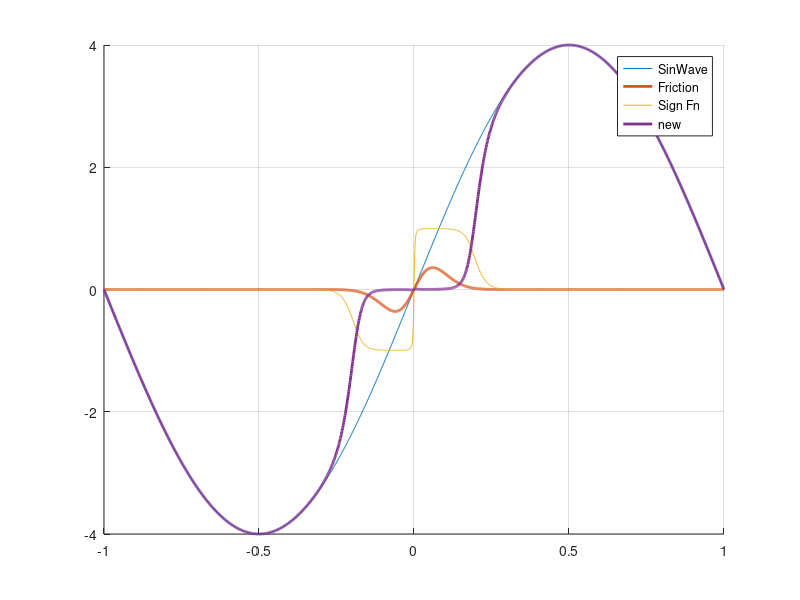

Here is the MATLAB script that generated this plot: (Note: this script raises an error after producing the figure.)

% cutoff at 1 amp going "forward" and 0.8 going "backward"
v = linspace(-1,1,2000);
vc = 0.1; % half of the input for cutoff
a1 = 1.0;
b1 = 0.0; % settling value of friction
a2 = 0.01;
a3 = 0.001;

alpha0 = 0.00001;
alpha1 = 0.1;
alpha2 = 1;
% 
% vc = 0.001;
% a1 = 0.01;
% b1 = 0.001;
% a2 = 0.0001;
% R1 + R2.*exp(-R3.*abs(Ia)) + R4.*exp(-R5.*abs(Ia).^2);


sinwave = 4*sin(2*pi*0.5*v);
signv = v./sqrt(a2+v.^2);

Fs = exp(-((v./vc).^2));
Fc = (b1.*v)./(sqrt(a1 + v.^2));

Ft = Fs + Fc;

Tf = alpha0.*signv + alpha1.*exp(-alpha2.*signv.*v).*signv;
Fn = Fs.*signv + Fc;
signFn = Fn./sqrt(a3+Fn.^2);
new = sinwave - sqrt(signFn.^2).*sinwave;

figure(2); clf; hold on;
% plot(v,Fs,'DisplayName','Stribeck'); hold on;
% plot(v,Fc,'DisplayName','Coulomb');
% plot(v,Ft,'DisplayName','Total','LineWidth',2);
% plot(v,-Ft,'DisplayName','-ve Total','LineWidth',2);

% subplot(2,1,2);

plot(v,sinwave,'DisplayName','SinWave'); hold on;
plot(v,Fn,'DisplayName','Friction','linewidth',2);
% plot(v,sinwave-Fn,'linewidth',2,'DisplayName','Sinwave - friction');
% plot(v,signv,'DisplayName','Sign V');
plot(v,signFn,'DisplayName','Sign Fn');
plot(v,new,'DisplayName','new','linewidth',2);
% plot(v,Tf,'DisplayName','NewModel');
% plot(v,sinwave-Tf,'DisplayName','Sinwave - new friction');
grid on;
legend;




%%
% Load data
type = "sinWave";
filename = sprintf("%s_data.mat",type);
data = importdata(filename);

time    = data(:,1);
enc     = data(:,2);
pos     = data(:,3);
vel     = data(:,4);
V       = data(:,5);
current = data(:,6);

k = find(V<0);
current(k) = current(k)*-1;
Ia = current;
w = vel;
% Friction function coefficients
Va_cutoff = 1; % half the cutoff input
a1 = 1.0;
b1 = 0.0; % settling value of friction
a2 = 0.01;
a3 = 0.0001;

% Friction functions
Fs = exp(-((V./Va_cutoff).^2));
% Fc = (b1.*V)./(sqrt(a1 + V.^2));

signV = V./sqrt(a2+V.^2);
% Fn = Fs.*signV + Fc;
Fn = Fs.*signV;

signFn = Fn./sqrt(a2+Fn.^2);

% Model
signW = w./sqrt(a2+w.^2);
% corrected = w - (sqrt(signFn.^2).*-(w.*signW);
% corrected = w - signFn.*w;
this = 1.*signFn.*(1-sqrt(signW.^2));

signMe = this./sqrt(a2 + this.^2);

figure(4); clf; hold on;
% plot(time,current,'DisplayName','Current'); hold on;
% plot(time,V,'DisplayName','Voltage');
plot(time,this,'DisplayName','this');
plot(time,signFn,'DisplayName','sign(V<2)');
plot(time,signMe,'DisplayName','look at me','linewidth',2);
% plot(time,corrected,'DisplayName','velocity with deadzone');
% plot(time,w,'DisplayName','Actual Velocity');
% plot(time,Fn,'DisplayName','Fn');
legend;

%%
Ia = linspace(-2,2,2000);
Ia_cut = 0.5;
a1 = 0.5; % magnitude of breakaway peak
a2 = 0.1; % roughly ss value
a3 = 0.1; % slope after peak
B1 = 100; % also not sure
B2 = 10; % not sure. 
B3 = 100; % sharpness of peak
signX = Ia./sqrt(0.1 + Ia.^2);
heavi_plus = 1./(1 + exp(-2.*25.*Ia));
heavi_mins = 1./(1+ exp(-2.*10.*-Ia));
Tf = a1.*(tanh(B1.*Ia) - tanh(B2.*Ia)) + a2.*tanh(B3.*Ia) + a3.*Ia;

Fs = exp(-((Ia./Ia_cut).^2));

figure(9); clf; grid on; hold on;
plot(Ia,Tf);
plot(Ia,heavi_plus);
plot(Ia,heavi_mins);




